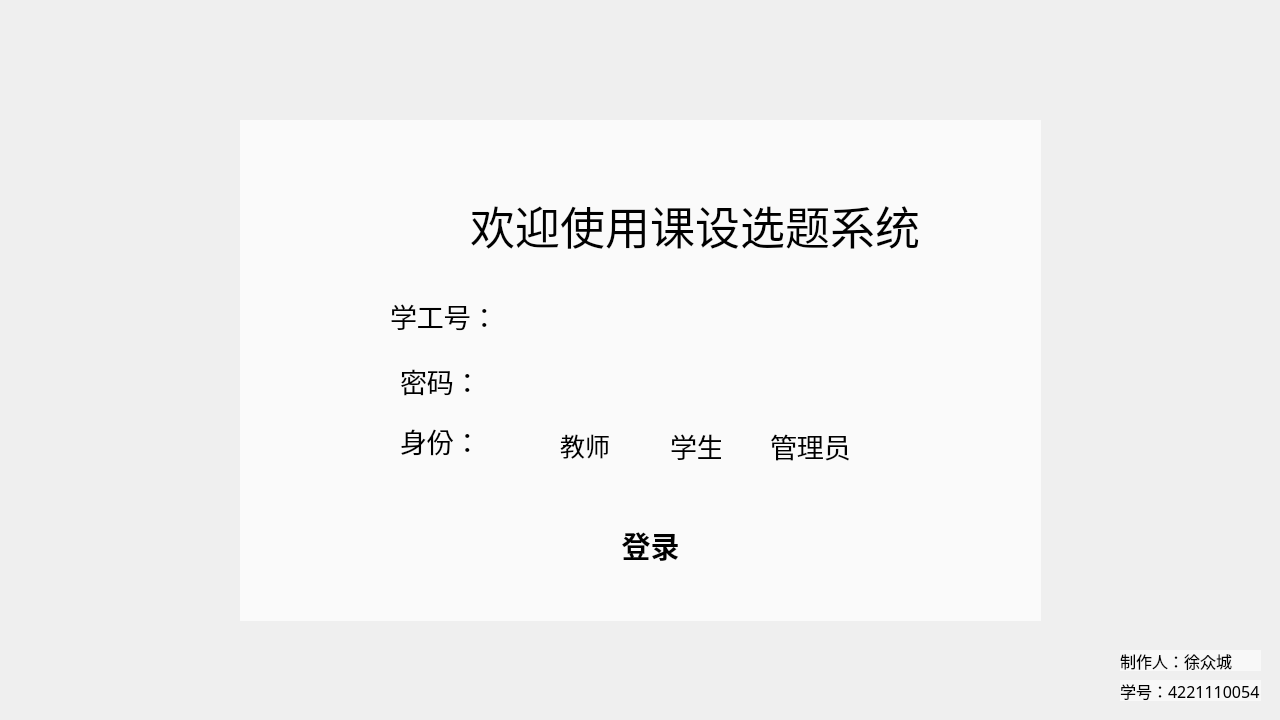
<?xml version="1.0" encoding="UTF-8"?>
<ui version="4.0">
 <class>Form</class>
 <widget class="QWidget" name="Form">
  <property name="geometry">
   <rect>
    <x>0</x>
    <y>0</y>
    <width>1280</width>
    <height>720</height>
   </rect>
  </property>
  <property name="minimumSize">
   <size>
    <width>1280</width>
    <height>720</height>
   </size>
  </property>
  <property name="maximumSize">
   <size>
    <width>1280</width>
    <height>720</height>
   </size>
  </property>
  <property name="windowTitle">
   <string>Form</string>
  </property>
  <property name="windowIcon">
   <iconset resource="login.qrc">
    <normaloff>:/login/image/学院logo（jiangsu university jingjiang college）.png</normaloff>:/login/image/学院logo（jiangsu university jingjiang college）.png</iconset>
  </property>
  <widget class="QLabel" name="label_2">
   <property name="geometry">
    <rect>
     <x>1120</x>
     <y>680</y>
     <width>141</width>
     <height>21</height>
    </rect>
   </property>
   <property name="font">
    <font>
     <family>方正小标宋简体</family>
     <pointsize>12</pointsize>
    </font>
   </property>
   <property name="styleSheet">
    <string notr="true">background-color: rgba(255, 255, 255, 150);</string>
   </property>
   <property name="text">
    <string>学号：4221110054</string>
   </property>
  </widget>
  <widget class="QLabel" name="label">
   <property name="geometry">
    <rect>
     <x>1120</x>
     <y>650</y>
     <width>141</width>
     <height>21</height>
    </rect>
   </property>
   <property name="font">
    <font>
     <family>方正小标宋简体</family>
     <pointsize>12</pointsize>
     <bold>false</bold>
    </font>
   </property>
   <property name="styleSheet">
    <string notr="true">background-color: rgba(255, 255, 255, 150);</string>
   </property>
   <property name="text">
    <string>制作人：徐众城</string>
   </property>
  </widget>
  <widget class="QLabel" name="label_backcolor">
   <property name="geometry">
    <rect>
     <x>0</x>
     <y>0</y>
     <width>1920</width>
     <height>1080</height>
    </rect>
   </property>
   <property name="minimumSize">
    <size>
     <width>1920</width>
     <height>1080</height>
    </size>
   </property>
   <property name="maximumSize">
    <size>
     <width>1920</width>
     <height>1080</height>
    </size>
   </property>
   <property name="text">
    <string/>
   </property>
   <property name="pixmap">
    <pixmap resource="login.qrc">:/login/image/雪山.png</pixmap>
   </property>
   <property name="scaledContents">
    <bool>true</bool>
   </property>
  </widget>
  <widget class="QWidget" name="widget" native="true">
   <property name="geometry">
    <rect>
     <x>240</x>
     <y>120</y>
     <width>801</width>
     <height>501</height>
    </rect>
   </property>
   <property name="styleSheet">
    <string notr="true">background-color: rgba(255, 255, 255, 180);</string>
   </property>
   <widget class="QLabel" name="label_logo">
    <property name="geometry">
     <rect>
      <x>110</x>
      <y>50</y>
      <width>91</width>
      <height>91</height>
     </rect>
    </property>
    <property name="styleSheet">
     <string notr="true">background-color: rgba(255, 255, 255, 0);</string>
    </property>
    <property name="text">
     <string/>
    </property>
    <property name="pixmap">
     <pixmap resource="login.qrc">:/login/image/学院logo（jiangsu university jingjiang college）.png</pixmap>
    </property>
    <property name="scaledContents">
     <bool>true</bool>
    </property>
   </widget>
   <widget class="QLabel" name="label_title">
    <property name="geometry">
     <rect>
      <x>230</x>
      <y>70</y>
      <width>461</width>
      <height>71</height>
     </rect>
    </property>
    <property name="font">
     <font>
      <family>华文彩云</family>
      <pointsize>34</pointsize>
     </font>
    </property>
    <property name="styleSheet">
     <string notr="true">background-color: rgba(255, 255, 255, 0);</string>
    </property>
    <property name="text">
     <string>欢迎使用课设选题系统</string>
    </property>
   </widget>
   <widget class="QLineEdit" name="lineEdit_ID">
    <property name="geometry">
     <rect>
      <x>280</x>
      <y>180</y>
      <width>340</width>
      <height>40</height>
     </rect>
    </property>
    <property name="font">
     <font>
      <pointsize>22</pointsize>
     </font>
    </property>
    <property name="styleSheet">
     <string notr="true">background-color: rgba(255, 255, 255, 0);
border-color: rgba(255, 255, 255, 0);
background-image: url(:/login/image/box1.png);
border:0px;
qproperty-alignment:AlignHCenter;</string>
    </property>
    <property name="text">
     <string/>
    </property>
   </widget>
   <widget class="QLineEdit" name="lineEdit_password">
    <property name="geometry">
     <rect>
      <x>280</x>
      <y>240</y>
      <width>340</width>
      <height>40</height>
     </rect>
    </property>
    <property name="font">
     <font>
      <pointsize>22</pointsize>
     </font>
    </property>
    <property name="styleSheet">
     <string notr="true">
border-color: rgba(255, 255, 255, 0);
background-color: rgba(255, 255, 255, 0);
background-image: url(:/login/image/box1.png);
border:0px;
qproperty-alignment:AlignHCenter;</string>
    </property>
    <property name="echoMode">
     <enum>QLineEdit::Password</enum>
    </property>
   </widget>
   <widget class="QLabel" name="label_num">
    <property name="geometry">
     <rect>
      <x>150</x>
      <y>180</y>
      <width>101</width>
      <height>31</height>
     </rect>
    </property>
    <property name="font">
     <font>
      <family>楷体</family>
      <pointsize>20</pointsize>
     </font>
    </property>
    <property name="autoFillBackground">
     <bool>false</bool>
    </property>
    <property name="styleSheet">
     <string notr="true">background-color: rgba(255, 255, 255, 0);</string>
    </property>
    <property name="text">
     <string>学工号：</string>
    </property>
    <property name="scaledContents">
     <bool>true</bool>
    </property>
   </widget>
   <widget class="QLabel" name="label_pwd">
    <property name="geometry">
     <rect>
      <x>160</x>
      <y>240</y>
      <width>81</width>
      <height>41</height>
     </rect>
    </property>
    <property name="font">
     <font>
      <family>楷体</family>
      <pointsize>20</pointsize>
     </font>
    </property>
    <property name="styleSheet">
     <string notr="true">background-color: rgba(255, 255, 255, 0);</string>
    </property>
    <property name="text">
     <string>密码：</string>
    </property>
    <property name="scaledContents">
     <bool>true</bool>
    </property>
   </widget>
   <widget class="QPushButton" name="pushButton">
    <property name="geometry">
     <rect>
      <x>320</x>
      <y>400</y>
      <width>181</width>
      <height>51</height>
     </rect>
    </property>
    <property name="font">
     <font>
      <family>幼圆</family>
      <pointsize>22</pointsize>
      <bold>true</bold>
     </font>
    </property>
    <property name="styleSheet">
     <string notr="true">border:0px;
background-image: url(:/login/image/btn.png);
background-color: rgba(255, 255, 255, 0);</string>
    </property>
    <property name="text">
     <string>登录</string>
    </property>
   </widget>
   <widget class="QLabel" name="label_role">
    <property name="geometry">
     <rect>
      <x>160</x>
      <y>300</y>
      <width>81</width>
      <height>41</height>
     </rect>
    </property>
    <property name="font">
     <font>
      <family>楷体</family>
      <pointsize>20</pointsize>
     </font>
    </property>
    <property name="styleSheet">
     <string notr="true">background-color: rgba(255, 255, 255, 0);</string>
    </property>
    <property name="text">
     <string>身份：</string>
    </property>
    <property name="scaledContents">
     <bool>true</bool>
    </property>
   </widget>
   <widget class="QGroupBox" name="groupBox">
    <property name="enabled">
     <bool>true</bool>
    </property>
    <property name="geometry">
     <rect>
      <x>290</x>
      <y>300</y>
      <width>331</width>
      <height>51</height>
     </rect>
    </property>
    <property name="styleSheet">
     <string notr="true">background-color: rgba(255, 255, 255, 0);
border:0px;</string>
    </property>
    <property name="title">
     <string/>
    </property>
    <widget class="QRadioButton" name="radioButton_teacher">
     <property name="geometry">
      <rect>
       <x>10</x>
       <y>10</y>
       <width>91</width>
       <height>31</height>
      </rect>
     </property>
     <property name="font">
      <font>
       <family>楷体</family>
       <pointsize>19</pointsize>
      </font>
     </property>
     <property name="text">
      <string>教师</string>
     </property>
     <property name="iconSize">
      <size>
       <width>48</width>
       <height>48</height>
      </size>
     </property>
    </widget>
    <widget class="QRadioButton" name="radioButton_student">
     <property name="geometry">
      <rect>
       <x>120</x>
       <y>10</y>
       <width>71</width>
       <height>31</height>
      </rect>
     </property>
     <property name="font">
      <font>
       <family>楷体</family>
       <pointsize>20</pointsize>
      </font>
     </property>
     <property name="text">
      <string>学生</string>
     </property>
     <property name="iconSize">
      <size>
       <width>48</width>
       <height>48</height>
      </size>
     </property>
    </widget>
    <widget class="QRadioButton" name="radioButton_manager">
     <property name="geometry">
      <rect>
       <x>220</x>
       <y>10</y>
       <width>101</width>
       <height>31</height>
      </rect>
     </property>
     <property name="font">
      <font>
       <family>楷体</family>
       <pointsize>20</pointsize>
      </font>
     </property>
     <property name="text">
      <string>管理员</string>
     </property>
     <property name="iconSize">
      <size>
       <width>48</width>
       <height>48</height>
      </size>
     </property>
    </widget>
   </widget>
  </widget>
  <zorder>label_backcolor</zorder>
  <zorder>label_2</zorder>
  <zorder>label</zorder>
  <zorder>widget</zorder>
 </widget>
 <resources>
  <include location="login.qrc"/>
 </resources>
 <connections/>
</ui>
